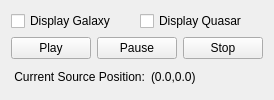
           <widget class="QWidget" name="ImageTab">
            <attribute name="title">
             <string>Image</string>
            </attribute>
            <layout class="QVBoxLayout" name="verticalLayout_3">
             <item>
              <layout class="QHBoxLayout" name="horizontalLayout">
               <item>
                <widget class="QCheckBox" name="displayGalaxy">
                 <property name="layoutDirection">
                  <enum>Qt::LeftToRight</enum>
                 </property>
                 <property name="text">
                  <string>Display Galaxy</string>
                 </property>
                 <property name="checked">
                  <bool>false</bool>
                 </property>
                </widget>
               </item>
               <item>
                <widget class="QCheckBox" name="displayQuasar">
                 <property name="layoutDirection">
                  <enum>Qt::LeftToRight</enum>
                 </property>
                 <property name="text">
                  <string>Display Quasar</string>
                 </property>
                 <property name="checked">
                  <bool>false</bool>
                 </property>
                </widget>
               </item>
              </layout>
             </item>
             <item>
              <layout class="QHBoxLayout" name="horizontalLayout_2">
               <item>
                <widget class="QPushButton" name="playButton">
                 <property name="text">
                  <string>Play</string>
                 </property>
                 <property name="autoDefault">
                  <bool>false</bool>
                 </property>
                 <property name="default">
                  <bool>false</bool>
                 </property>
                 <property name="flat">
                  <bool>false</bool>
                 </property>
                </widget>
               </item>
               <item>
                <widget class="QPushButton" name="pauseButton">
                 <property name="text">
                  <string>Pause</string>
                 </property>
                </widget>
               </item>
               <item>
                <widget class="QPushButton" name="resetButton">
                 <property name="text">
                  <string>Stop</string>
                 </property>
                </widget>
               </item>
              </layout>
             </item>
             <item>
              <layout class="QHBoxLayout" name="horizontalLayout_9">
               <item>
                <widget class="QLabel" name="label_27">
                 <property name="text">
                  <string> Current Source Position:</string>
                 </property>
                </widget>
               </item>
               <item>
                <widget class="QLabel" name="sourcePosLabel">
                 <property name="text">
                  <string>(0.0,0.0)</string>
                 </property>
                </widget>
               </item>
              </layout>
             </item>
            </layout>
            <zorder></zorder>
           </widget>
